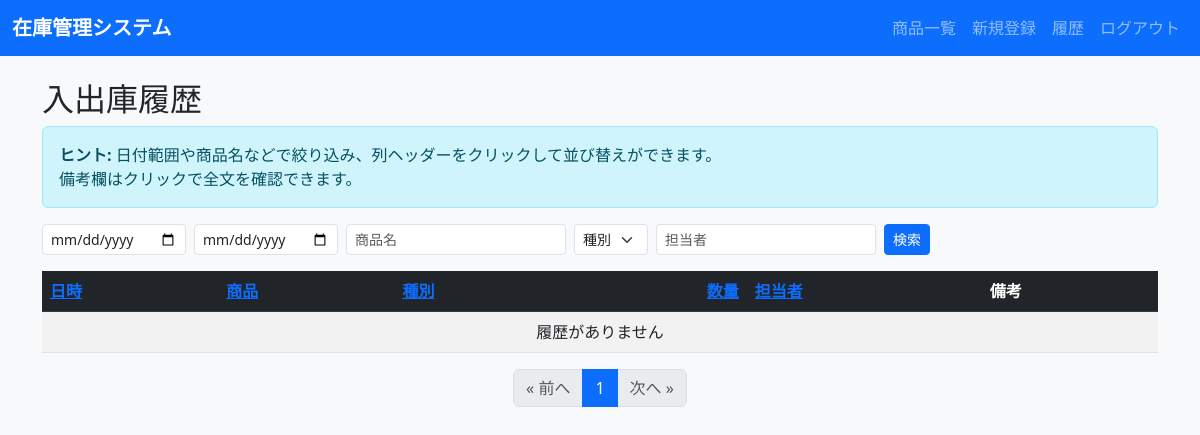
The app's page /final/history/ (signed in), older data.
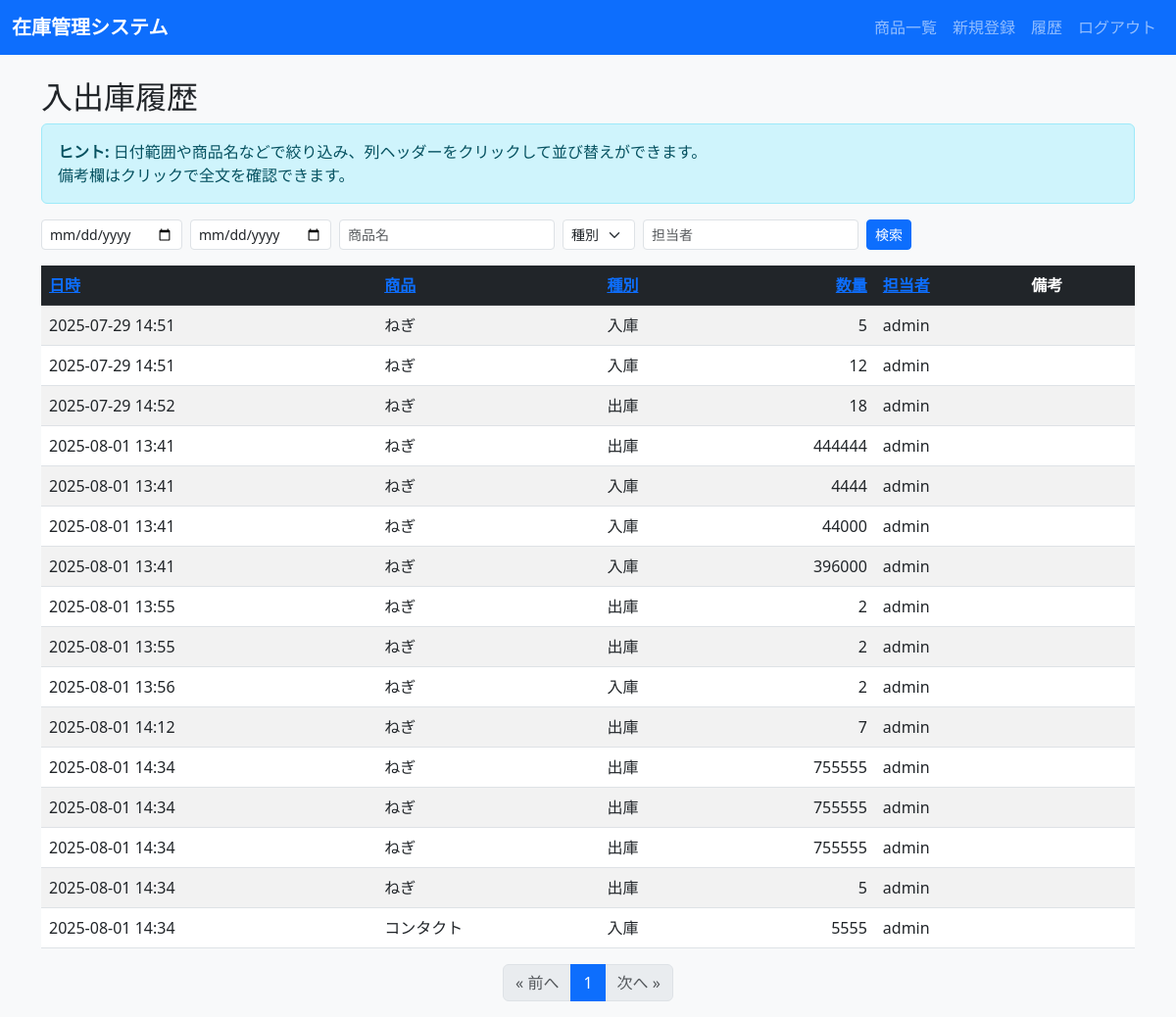
The same page, newer data.
### final/models.py (models this page shows, shortened)
class StockHistory(models.Model):
    IN_OUT_CHOICES = (
        ('in', '入庫'),
        ('out', '出庫'),
    )
    product = models.ForeignKey(Product, on_delete=models.CASCADE)
    movement_type = models.CharField('種別', max_length=3, choices=IN_OUT_CHOICES)
    quantity      = models.IntegerField('数量')
    operated_by   = models.ForeignKey(User, on_delete=models.SET_NULL, null=True, verbose_name='担当者')
    remarks       = models.TextField('備考', blank=True)
    timestamp     = models.DateTimeField('日時', auto_now_add=True)

class Product(models.Model):
    code = models.CharField('SKU', max_length=30, unique=True, blank=True)
    name = models.CharField('商品名', max_length=100)
    category = models.CharField('カテゴリー', max_length=50, blank=True)
    unit = models.CharField('単位', max_length=10, default='個')
    price = models.DecimalField('定価', max_digits=10, decimal_places=2)
    stock = models.IntegerField('在庫数', default=0)
    minimum_stock = models.IntegerField('最低在庫数', default=0)
    updated_at = models.DateTimeField('更新日時', auto_now=True)

### final/views.py (the view)
# urls.py: path('history/', views.StockHistoryView.as_view(), name='stock_history'),
class StockHistoryView(LoginRequiredMixin, PermissionRequiredMixin, ListView):
    model = StockHistory
    template_name = 'final/stock_history.html'
    paginate_by = 20
    permission_required = 'final.view_stockhistory'

### templates/final/stock_history.html (shortened to what the changed rows need)
{% extends 'base.html' %}
{% block content %}
<h2>入出庫履歴</h2>
<div class="table-responsive">
<table class="table table-striped table-hover align-middle">
  <thead class="table-dark">
    <tr>
      <th>
        {% if request.GET.sort == "timestamp" %}
          {% if request.GET.order == "asc" %}
            <a href="?sort=timestamp&order=desc{% if request.GET.product %}&product={{ request.GET.product }}{% endif %}{% if request.GET.movement_type %}&movement_type={{ request.GET.movement_type }}{% endif %}{% if request.GET.operated_by %}&operated_by={{ request.GET.operated_by }}{% endif %}{% if request.GET.date_from %}&date_from={{ request.GET.date_from }}{% endif %}{% if request.GET.date_to %}&date_to={{ request.GET.date_to }}{% endif %}">日時 ▲</a>
          {% else %}
            <a href="?sort=timestamp&order=asc{% if request.GET.product %}&product={{ request.GET.product }}{% endif %}{% if request.GET.movement_type %}&movement_type={{ request.GET.movement_type }}{% endif %}{% if request.GET.operated_by %}&operated_by={{ request.GET.operated_by }}{% endif %}{% if request.GET.date_from %}&date_from={{ request.GET.date_from }}{% endif %}{% if request.GET.date_to %}&date_to={{ request.GET.date_to }}{% endif %}">日時 ▼</a>
          {% endif %}
        {% else %}
          <a href="?sort=timestamp&order=asc">日時</a>
        {% endif %}
      </th>
      <th>
        {% if request.GET.sort == "product__name" %}
          {% if request.GET.order == "asc" %}
            <a href="?sort=product__name&order=desc{% if request.GET.product %}&product={{ request.GET.product }}{% endif %}{% if request.GET.movement_type %}&movement_type={{ request.GET.movement_type }}{% endif %}{% if request.GET.operated_by %}&operated_by={{ request.GET.operated_by }}{% endif %}{% if request.GET.date_from %}&date_from={{ request.GET.date_from }}{% endif %}{% if request.GET.date_to %}&date_to={{ request.GET.date_to }}{% endif %}">商品 ▲</a>
          {% else %}
            <a href="?sort=product__name&order=asc{% if request.GET.product %}&product={{ request.GET.product }}{% endif %}{% if request.GET.movement_type %}&movement_type={{ request.GET.movement_type }}{% endif %}{% if request.GET.operated_by %}&operated_by={{ request.GET.operated_by }}{% endif %}{% if request.GET.date_from %}&date_from={{ request.GET.date_from }}{% endif %}{% if request.GET.date_to %}&date_to={{ request.GET.date_to }}{% endif %}">商品 ▼</a>
          {% endif %}
        {% else %}
          <a href="?sort=product__name&order=asc">商品</a>
        {% endif %}
      </th>
      <th>
        {% if request.GET.sort == "movement_type" %}
          {% if request.GET.order == "asc" %}
            <a href="?sort=movement_type&order=desc{% if request.GET.product %}&product={{ request.GET.product }}{% endif %}{% if request.GET.movement_type %}&movement_type={{ request.GET.movement_type }}{% endif %}{% if request.GET.operated_by %}&operated_by={{ request.GET.operated_by }}{% endif %}{% if request.GET.date_from %}&date_from={{ request.GET.date_from }}{% endif %}{% if request.GET.date_to %}&date_to={{ request.GET.date_to }}{% endif %}">種別 ▲</a>
          {% else %}
            <a href="?sort=movement_type&order=asc{% if request.GET.product %}&product={{ request.GET.product }}{% endif %}{% if request.GET.movement_type %}&movement_type={{ request.GET.movement_type }}{% endif %}{% if request.GET.operated_by %}&operated_by={{ request.GET.operated_by }}{% endif %}{% if request.GET.date_from %}&date_from={{ request.GET.date_from }}{% endif %}{% if request.GET.date_to %}&date_to={{ request.GET.date_to }}{% endif %}">種別 ▼</a>
          {% endif %}
        {% else %}
          <a href="?sort=movement_type&order=asc">種別</a>
        {% endif %}
      </th>
      <th class="text-end">
        {% if request.GET.sort == "quantity" %}
          {% if request.GET.order == "asc" %}
            <a href="?sort=quantity&order=desc{% if request.GET.product %}&product={{ request.GET.product }}{% endif %}{% if request.GET.movement_type %}&movement_type={{ request.GET.movement_type }}{% endif %}{% if request.GET.operated_by %}&operated_by={{ request.GET.operated_by }}{% endif %}{% if request.GET.date_from %}&date_from={{ request.GET.date_from }}{% endif %}{% if request.GET.date_to %}&date_to={{ request.GET.date_to }}{% endif %}">数量 ▲</a>
          {% else %}
            <a href="?sort=quantity&order=asc{% if request.GET.product %}&product={{ request.GET.product }}{% endif %}{% if request.GET.movement_type %}&movement_type={{ request.GET.movement_type }}{% endif %}{% if request.GET.operated_by %}&operated_by={{ request.GET.operated_by }}{% endif %}{% if request.GET.date_from %}&date_from={{ request.GET.date_from }}{% endif %}{% if request.GET.date_to %}&date_to={{ request.GET.date_to }}{% endif %}">数量 ▼</a>
          {% endif %}
        {% else %}
          <a href="?sort=quantity&order=asc">数量</a>
        {% endif %}
      </th>
      <th>
        {% if request.GET.sort == "operated_by" %}
          {% if request.GET.order == "asc" %}
            <a href="?sort=operated_by&order=desc{% if request.GET.product %}&product={{ request.GET.product }}{% endif %}{% if request.GET.movement_type %}&movement_type={{ request.GET.movement_type }}{% endif %}{% if request.GET.operated_by %}&operated_by={{ request.GET.operated_by }}{% endif %}{% if request.GET.date_from %}&date_from={{ request.GET.date_from }}{% endif %}{% if request.GET.date_to %}&date_to={{ request.GET.date_to }}{% endif %}">担当者 ▲</a>
          {% else %}
            <a href="?sort=operated_by&order=asc{% if request.GET.product %}&product={{ request.GET.product }}{% endif %}{% if request.GET.movement_type %}&movement_type={{ request.GET.movement_type }}{% endif %}{% if request.GET.operated_by %}&operated_by={{ request.GET.operated_by }}{% endif %}{% if request.GET.date_from %}&date_from={{ request.GET.date_from }}{% endif %}{% if request.GET.date_to %}&date_to={{ request.GET.date_to }}{% endif %}">担当者 ▼</a>
          {% endif %}
        {% else %}
          <a href="?sort=operated_by&order=asc">担当者</a>
        {% endif %}
      </th>
      <th>備考</th>
    </tr>
  </thead>
  <tbody>
    {% for h in object_list %}
    <tr>
      <td>{{ h.timestamp|date:'Y-m-d H:i' }}</td>
      <td>{{ h.product.name }}</td>
      <td>{{ h.get_movement_type_display }}</td>
      <td class="text-end">{{ h.quantity }}</td>
      <td>{{ h.operated_by }}</td>
      <td>
      </td>
    </tr>
    {% empty %}
    <tr><td colspan="6" class="text-center">履歴がありません</td></tr>
    {% endfor %}
  </tbody>
</table>
</div>
<nav aria-label="Page navigation">
  <ul class="pagination justify-content-center">
    {% for num in page_obj.paginator.page_range %}
      {% if num == page_obj.number %}
        <li class="page-item active" aria-current="page"><span class="page-link">{{ num }}</span></li>
      {% elif num > page_obj.number|add:'-3' and num < page_obj.number|add:'3' %}
        <li class="page-item"><a class="page-link" href="?{% if request.GET %}{{ request.GET.urlencode }}&{% endif %}page={{ num }}">{{ num }}</a></li>
      {% endif %}
    {% endfor %}
  </ul>
</nav>
{% endblock %}

Row changes from the older to the newer data that the page shows:
added StockHistory: timestamp "2025-07-29 14:51", product.name "ねぎ", movement_type "入庫", quantity "5", operated_by "admin"
added StockHistory: timestamp "2025-07-29 14:51", product.name "ねぎ", movement_type "入庫", quantity "12", operated_by "admin"
added StockHistory: timestamp "2025-07-29 14:52", product.name "ねぎ", movement_type "出庫", quantity "18", operated_by "admin"
added StockHistory: timestamp "2025-08-01 13:41", product.name "ねぎ", movement_type "出庫", quantity "444444", operated_by "admin"
added StockHistory: timestamp "2025-08-01 13:41", product.name "ねぎ", movement_type "入庫", quantity "4444", operated_by "admin"
added StockHistory: timestamp "2025-08-01 13:41", product.name "ねぎ", movement_type "入庫", quantity "44000", operated_by "admin"
added StockHistory: timestamp "2025-08-01 13:41", product.name "ねぎ", movement_type "入庫", quantity "396000", operated_by "admin"
added StockHistory: timestamp "2025-08-01 13:55", product.name "ねぎ", movement_type "出庫", quantity "2", operated_by "admin"
added StockHistory: timestamp "2025-08-01 13:55", product.name "ねぎ", movement_type "出庫", quantity "2", operated_by "admin"
added StockHistory: timestamp "2025-08-01 13:56", product.name "ねぎ", movement_type "入庫", quantity "2", operated_by "admin"
added StockHistory: timestamp "2025-08-01 14:12", product.name "ねぎ", movement_type "出庫", quantity "7", operated_by "admin"
added StockHistory: timestamp "2025-08-01 14:34", product.name "ねぎ", movement_type "出庫", quantity "755555", operated_by "admin"
added StockHistory: timestamp "2025-08-01 14:34", product.name "ねぎ", movement_type "出庫", quantity "755555", operated_by "admin"
added StockHistory: timestamp "2025-08-01 14:34", product.name "ねぎ", movement_type "出庫", quantity "755555", operated_by "admin"
added StockHistory: timestamp "2025-08-01 14:34", product.name "ねぎ", movement_type "出庫", quantity "5", operated_by "admin"
added StockHistory: timestamp "2025-08-01 14:34", product.name "コンタクト", movement_type "入庫", quantity "5555", operated_by "admin"
Text that changed along with them:
text no longer shown: "履歴がありません"
